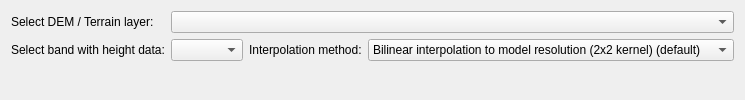
                <widget class="QWidget" name="tab_5">
                 <attribute name="title">
                  <string>DEM / Terrain</string>
                 </attribute>
                 <layout class="QGridLayout" name="gridLayout_15">
                  <item row="0" column="2" colspan="4">
                   <widget class="QgsMapLayerComboBox" name="cb_demLayer">
                    <property name="currentIndex">
                     <number>-1</number>
                    </property>
                    <property name="allowEmptyLayer">
                     <bool>true</bool>
                    </property>
                   </widget>
                  </item>
                  <item row="0" column="0">
                   <widget class="QLabel" name="label_14">
                    <property name="sizePolicy">
                     <sizepolicy hsizetype="Minimum" vsizetype="Preferred">
                      <horstretch>0</horstretch>
                      <verstretch>0</verstretch>
                     </sizepolicy>
                    </property>
                    <property name="text">
                     <string>Select DEM / Terrain layer:</string>
                    </property>
                   </widget>
                  </item>
                  <item row="2" column="0">
                   <widget class="QLabel" name="label_167">
                    <property name="text">
                     <string/>
                    </property>
                   </widget>
                  </item>
                  <item row="1" column="0">
                   <widget class="QLabel" name="label_21">
                    <property name="sizePolicy">
                     <sizepolicy hsizetype="Minimum" vsizetype="Preferred">
                      <horstretch>0</horstretch>
                      <verstretch>0</verstretch>
                     </sizepolicy>
                    </property>
                    <property name="text">
                     <string>Select band with height data:</string>
                    </property>
                   </widget>
                  </item>
                  <item row="1" column="2">
                   <widget class="QgsRasterBandComboBox" name="cb_demBand">
                    <property name="sizePolicy">
                     <sizepolicy hsizetype="Minimum" vsizetype="Fixed">
                      <horstretch>0</horstretch>
                      <verstretch>0</verstretch>
                     </sizepolicy>
                    </property>
                   </widget>
                  </item>
                  <item row="1" column="3">
                   <widget class="QLabel" name="label_158">
                    <property name="sizePolicy">
                     <sizepolicy hsizetype="Maximum" vsizetype="Preferred">
                      <horstretch>0</horstretch>
                      <verstretch>0</verstretch>
                     </sizepolicy>
                    </property>
                    <property name="text">
                     <string>Interpolation method:</string>
                    </property>
                   </widget>
                  </item>
                  <item row="1" column="4" colspan="2">
                   <widget class="QComboBox" name="cb_demInterpol">
                    <property name="sizePolicy">
                     <sizepolicy hsizetype="Expanding" vsizetype="Fixed">
                      <horstretch>0</horstretch>
                      <verstretch>0</verstretch>
                     </sizepolicy>
                    </property>
                    <property name="currentIndex">
                     <number>1</number>
                    </property>
                    <item>
                     <property name="text">
                      <string>Nearest Neighbour (no interpolation)</string>
                     </property>
                    </item>
                    <item>
                     <property name="text">
                      <string>Bilinear interpolation to model resolution (2x2 kernel) (default)</string>
                     </property>
                    </item>
                    <item>
                     <property name="text">
                      <string>Cubic interpolation to model resolution (4x4 kernel)</string>
                     </property>
                    </item>
                   </widget>
                  </item>
                  <item row="2" column="2" colspan="4">
                   <spacer name="horizontalSpacer_2">
                    <property name="orientation">
                     <enum>Qt::Orientation::Horizontal</enum>
                    </property>
                    <property name="sizeHint" stdset="0">
                     <size>
                      <width>40</width>
                      <height>20</height>
                     </size>
                    </property>
                   </spacer>
                  </item>
                 </layout>
                </widget>
